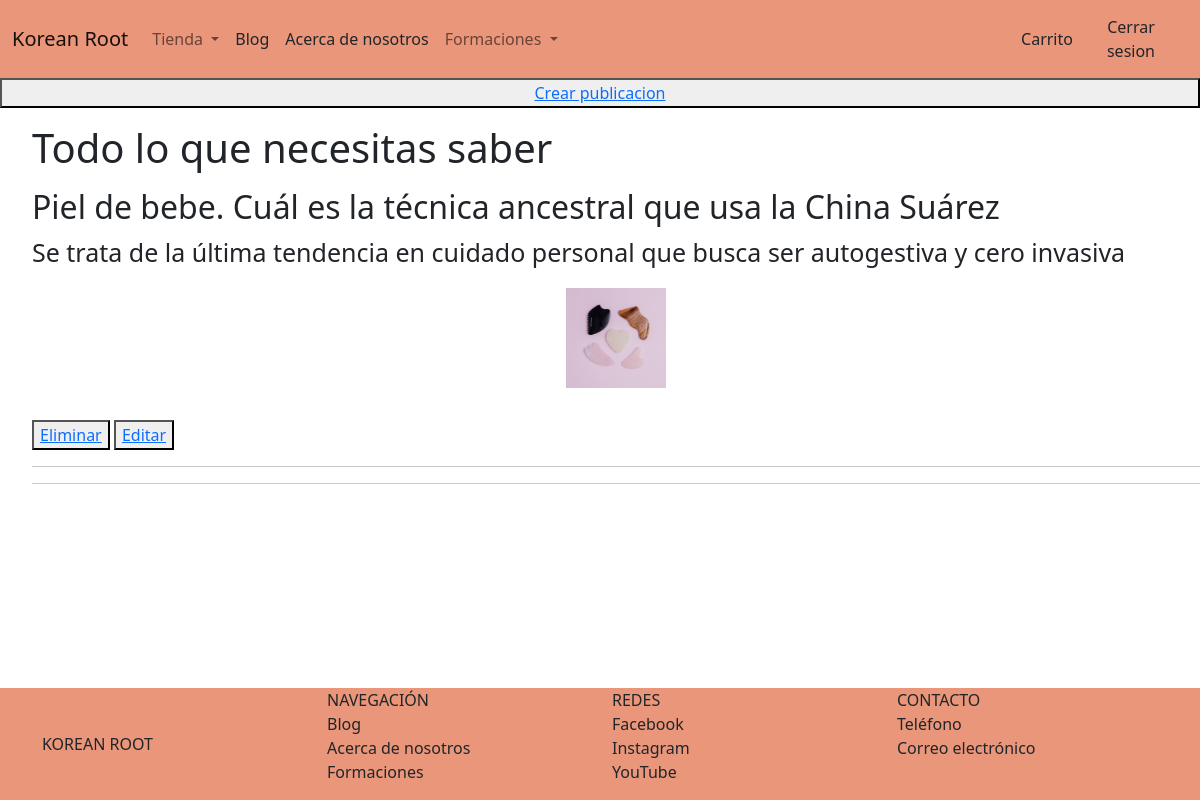
/blog/listablog/ (signed in), run on the app's committed database.
### AppBlog/models.py (models this page shows, shortened)
class Post(models.Model):
    titulo = models.CharField(max_length=70)
    subtitulo = models.CharField(max_length=140)
    cuerpo = RichTextField(blank = True, null = True)
    fecha_creacion = models.DateTimeField(auto_now_add=True)
    autor = models.CharField(max_length=50)
    img_portada = models.ImageField(upload_to='portadas_blog', null=True, blank=True)
    img_miniatura = models.ImageField(upload_to='miniaturas_blog', null=True, blank=True)
    fuente = models.CharField(max_length=20, null= True, blank= True)
    link_noticia = models.CharField(max_length=255, null= True, blank= True)

### AppBlog/views.py (the view)
# urls.py: path('listablog/', publicaciones, name='lista_publicaciones'),
def publicaciones(request):
    lista_publicaciones = Post.objects.all().order_by('-id')
    if lista_publicaciones.count() > 0:
        return render(request, 'AppBlog/listaPublicaciones.html', {'publicaciones': lista_publicaciones})
    else:
        messages.error(request, 'Aún no hay publicaciones en el blog.')
        return render(request, 'AppBlog/listaPublicaciones.html')

### AppBlog/templates/AppBlog/listaPublicaciones.html
{% extends 'AppTienda/padre.html' %}
{% load static %}
{% block contenidoQueCambia %}
    {% if user.is_staff %}
        <button><a href="{% url 'blog:crear_publicacion' %}">Crear publicacion</a></button>
    {% endif %}
    <div style="border-bottom: 2%; border-top: 2%;">
        <ul>
            {% if publicaciones %}
            <h1 style="margin-top: 1rem; margin-bottom: 1rem;">Todo lo que necesitas saber</h1>
                {% for publicacion in publicaciones %}
                    <a href="{% url 'blog:publicacion_detalle' id=publicacion.id %}" style="text-decoration: none; color:inherit;"><h2>{{publicacion.titulo}}</h2></a>
                    <p style="font-size: 25px;">{{publicacion.subtitulo}}</p>
                    {% if publicacion.img_miniatura %}
                        <img src="{{publicacion.img_miniatura.url}}" width="50%"
                        style=
                        "display: block;
                        margin-left: auto;
                        margin-right: auto;
                        margin-bottom: 3rem;
                        max-width: 50%;
                        max-height: 40%;
                        margin-bottom: 2rem;">
                    {% else %}
                        <img src="\media\miniaturadefault.jpg" height="100"
                        style=
                        "display: block;
                        margin-left: auto;
                        margin-right: auto;
                        margin-bottom: 3rem;
                        max-width: 50%;
                        max-height: 40%;
                        margin-bottom: 2rem;">
                    {% endif %}
                    {% if user.is_staff %}
                        <button><a href="{% url 'blog:eliminar_publicacion' id=publicacion.id %}">Eliminar</a></button>
                        <button><a href="{% url 'blog:editar_publicacion' id=publicacion.id %}">Editar</a></button>
                    {% endif %}
                    <hr>
                {% endfor %}
            {% endif %}
            <hr>
        </ul>
    </div>
{% endblock %}

### AppTienda/templates/AppTienda/padre.html (style rules this page uses)
.body { background-color:rgb(255, 255, 255); display: flex; flex-direction: column; min-height: 100vh; }

### data on the page
Post: titulo "Piel de bebe. Cuál es la técnica ancestral que usa la China Suárez", subtitulo "Se trata de la última tendencia en cuidado personal que busca ser autogestiva y cero invasiva"
